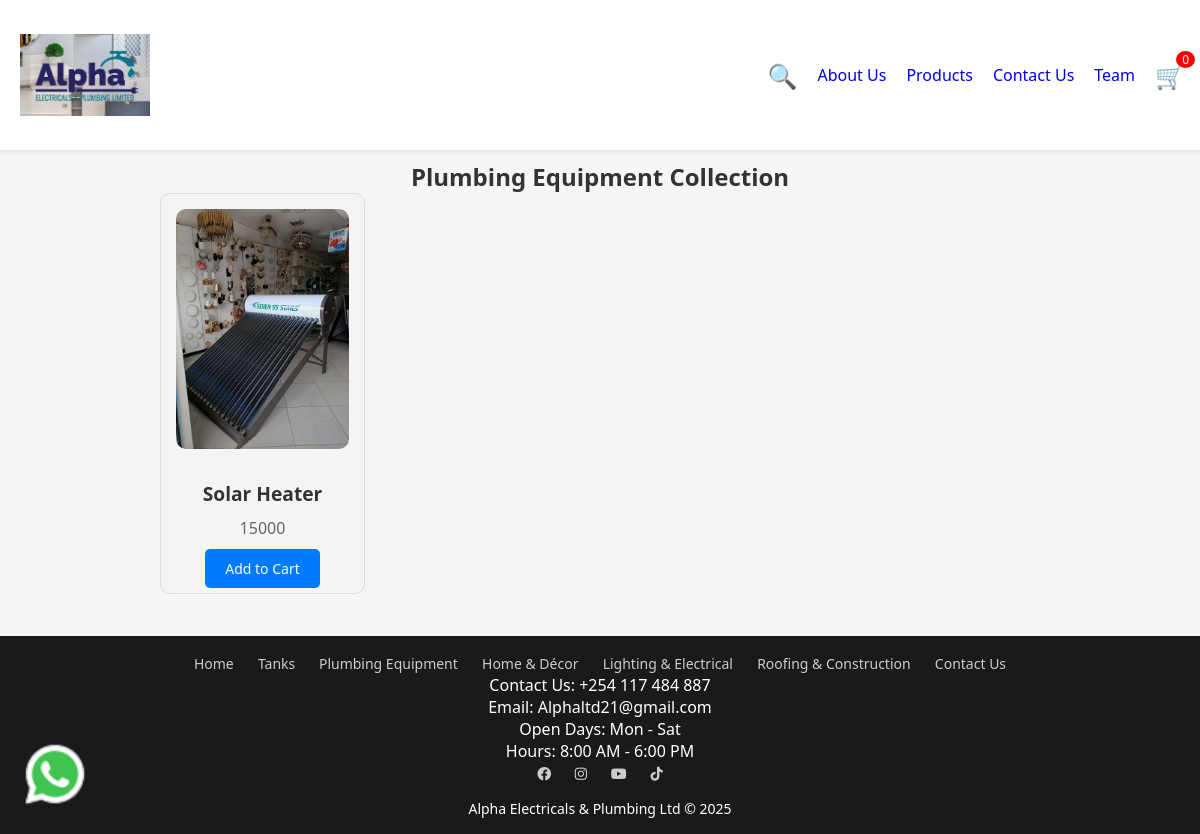
Screenshot of /products/plumbing/ with the database file from the repository.
### products/models.py (models this page shows, shortened)
class product(models.Model):
     product_name = models.CharField(max_length=50 ,null=True)
     price = models.IntegerField(default=0)
     serial_code = models.CharField(max_length=300 ,null=True)
     description = models.CharField(max_length=500 ,null=True)
     image = models.ImageField(upload_to='uploads', null=True)
     category = models.ForeignKey(categories, on_delete=models.CASCADE, null=True)

### products/views.py (the view)
# urls.py: path('products/plumbing/',views.plumbing, name='plumbing'),
def plumbing(request):
    cat = 5
    decor = product.objects.filter(category=cat)
    context = {
        'plumb' : decor
    }
    return render(request, 'products/plumbing.html', context)

### products/templates/products/plumbing.html (shortened to what this page needs)
{% load static %}
<!DOCTYPE html>
<html lang="en">
<head>
  <link rel="stylesheet" href="{% static 'products/styles.css' %}" />
  <link rel="stylesheet" href="https://cdnjs.cloudflare.com/ajax/libs/font-awesome/6.0.0/css/all.min.css">
</head>
<body>
</head>
<body>
  <header class="header">
    <div class="logo"><a href="{% url 'index' %}"><img  src="{% static 'products/images/logo Alpha.png' %}" alt="Hardware Store Logo" id="logo-img' %}" ></a> </div>
    <nav class="desktop-nav">
      <span class="icon" id="searchIcon">&#128269;</span>
       <a href="{% url 'about' %}">About Us</a>
       <div class="dropdown">
          <a href="#" class="dropdown-toggle">Products</a>
        </div>
       <a href="{% url 'contact' %}">Contact Us</a>
       <a href="{% url 'teams' %}">Team</a>
      <span class="icon cart-trigger">&#128722;<span class="badge" id="cart-count">0</span></span>
    </nav>
  </header>
  <section class="featured-products">
    <div class="container">
      <h2>Plumbing Equipment Collection</h2>
      <div class="products-grid">
      {% for item in plumb %}
      <div class="product-item">
        <img src="{{ item.image.url }}" alt={{item.product_name}}>
        <h3>{{item.product_name}}</h3>
        <p class="price">{{item.price}}</p>
        <button onclick="addToCart(item.product_name, item.price)">Add to Cart</button>
      </div>
{% endfor %}
      </div>
    </div>
  </section>
  <footer class="footer">
    <div class="footer-links">
      <a href="{% url 'index' %}"><imgsrc="{% static 'products/images/logo Alpha.png' %}" alt=""> Home</a>
       <a href="{% url 'tanks' %}"><imgsrc="{% static 'products/images/kentank 2000l.png' %}" alt=""> Tanks </a>
          <a href="{% url 'plumbing' %}"><imgsrc="{% static 'products/images/ppr pipes.png' %}" alt=""> Plumbing Equipment</a>
          <a href="{% url 'decor' %}"><imgsrc="{% static 'products/images/decor lighting design.png' %}" alt="">Home & Décor</a>
          <a href="{% url 'lighting' %}"><imgsrc="{% static 'products/images/square lights.png' %}" alt=""> Lighting & Electrical</a>
          <a href="{% url 'roofing' %}"><imgsrc="{% static 'products/images/roof 2.png' %}" alt=""> Roofing & Construction</a>
      <a href="{% url 'contact' %}">Contact Us</a>
    </div>
    <div class="footer-contact">
      <p>Contact Us: +254 117 484 887</p>
      <p>Email: Alphaltd21@gmail.com
    <div class="footer-hours">
      <p>Open Days: Mon - Sat</p>
      <p>Hours: 8:00 AM - 6:00 PM</p>
    </div>
  </div>
  <div class="social-media">
    <a href="https://www.facebook.com/Alphaelectricalsandplumbing" target="_blank" aria-label="Facebook"> <i class="fab fa-facebook"></i> </a>
    <a href="https://www.facebook.com/AlphaElectricalsandplumbing" target="_blank" aria-label="Facebook"> <i class="fab fa-instagram "></i> </a>
    <a href="https://www.youtube.com/shorts/" target="_blank" aria-label="YouTube Shorts"><i class="fab fa-youtube"></i></a>
    <a href="https://www.tiktok.com/@AlphaElectricalsandplumb" target="_blank" aria-label="TikTok"> <i class="fab fa-tiktok"></i> </a>
  </div>
    <p class="footer-text">Alpha Electricals & Plumbing Ltd © 2025</p>
  </footer>
<div id="whatsapp-chat-button" style="
  position: fixed;
  bottom: 20px;
  left: 20px;
  z-index: 9999;
  cursor: pointer; ">
  <img src="{% static 'products/images/whatsapp--v1.png' %}" alt="Chat with us" style="width: 70px; height: 70px;" />
</div>
</body>
</html>

### products/static/products/styles.css (style rules this page uses)
* { box-sizing: border-box; }
body { margin: 0; font-family: Arial, sans-serif; }
.header { position: sticky; top: 0; z-index: 1000; background-color: white; padding: 15px 15px; display: flex; align-items: center; justify-content: space-between; box-shadow: 0 2px 5px rgba(0, 0, 0, 0.1); }
.logo { padding: 5px 0 5px 5px; font-weight: bold; }
.logo img { height: 110px; width: 130px; object-fit: contain; display: block; margin: 0; }
.desktop-nav { display: flex; gap: 20px; align-items: center; }
.icon { font-size: 24px; cursor: pointer; position: relative; }
.badge { position: absolute; top: -8px; right: -10px; background-color: red; color: white; border-radius: 50%; padding: 2px 6px; font-size: 12px; }
.badge { background: red; color: white; border-radius: 50%; padding: 0 6px; font-size: 12px; vertical-align: top; }
.products-grid { display: grid; grid-template-columns: repeat(4, 1fr); gap: 1.5rem; padding: 2rem; max-width: 1500px; margin: 0 auto; }
.product-item { border: 1px solid #ddd; padding: 1rem; background: #fff; text-align: center; transition: box-shadow 0.3s ease; }
.product-item img { width: 100%; height: auto; max-height: 240px; object-fit: contain; margin-bottom: 1rem; }
.product-item h3 { margin: 0.5rem 0; font-size: 16px; }
.product-item .price { color: #444; margin-bottom: 0.5rem; }
.product-item button { background: #007bff; color: white; border: none; padding: 0.5rem 1rem; cursor: pointer; border-radius: 4px; font-size: 14px; transition: background 0.3s; }
.footer { text-align: center; padding: 2rem 1rem; background-color: #ddd; }
.footer, footer { background: #222; color: white; padding: 2rem; text-align: center; }
.footer-links a, .social-media a { color: #ccc; margin: 0 10px; font-size: 14px; }
.footer-text { margin-top: 15px; font-size: 14px; }
.dropdown { position: relative; }
.featured-products { padding: 50px 0; text-align: center; }
#whatsapp-chat-button img { width: 55px; height: 55px; }
* { margin: 0; padding: 0; box-sizing: border-box; font-family: 'Segoe UI', Tahoma, Geneva, Verdana, sans-serif; }
body { background-color: #f5f5f5; color: #333; }
.logo { font-size: 1.5rem; font-weight: bold; }
.footer { text-align: center; padding: 1rem; background: #1a1a1a; color: white; margin-top: 2rem; }

### products/templates/products/plumbing.html (style rules this page uses)
a { text-decoration: none; }
.featured-products { padding: 10px 0px; text-align: center; }
.products-grid { display: grid; grid-template-columns: repeat(4, 1fr); gap: 20px; padding: 0 160px; }
.product-item { background: #f4f4f4; border-radius: 10px; padding: 15px; text-align: center; }
.product-item img { width: 100%; height: 100%; object-fit: cover; border-radius: 10px; }
.product-item h3 { margin-top: 10px; font-size: 1.2rem; color: #333; }
.product-item .price { margin: 10px 0; font-size: 1rem; color: #666; }
.product-item button { background-color: #007bff; color: white; padding: 10px 20px; border: none; border-radius: 5px; cursor: pointer; }

### rows the page displays
product: image (picture), product_name "Solar Heater", price "15000"
